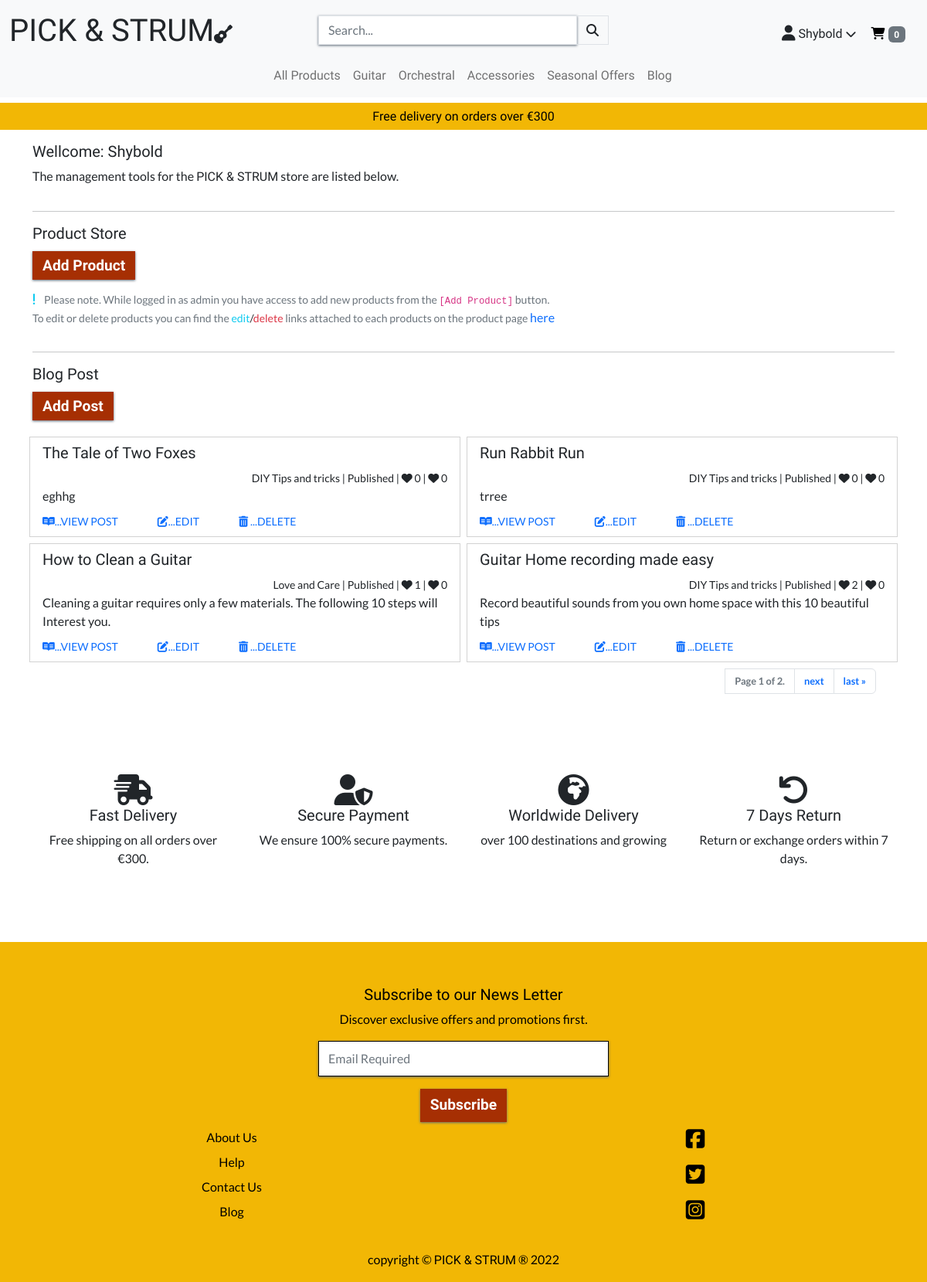
The app's page /management/ (signed in), older data.
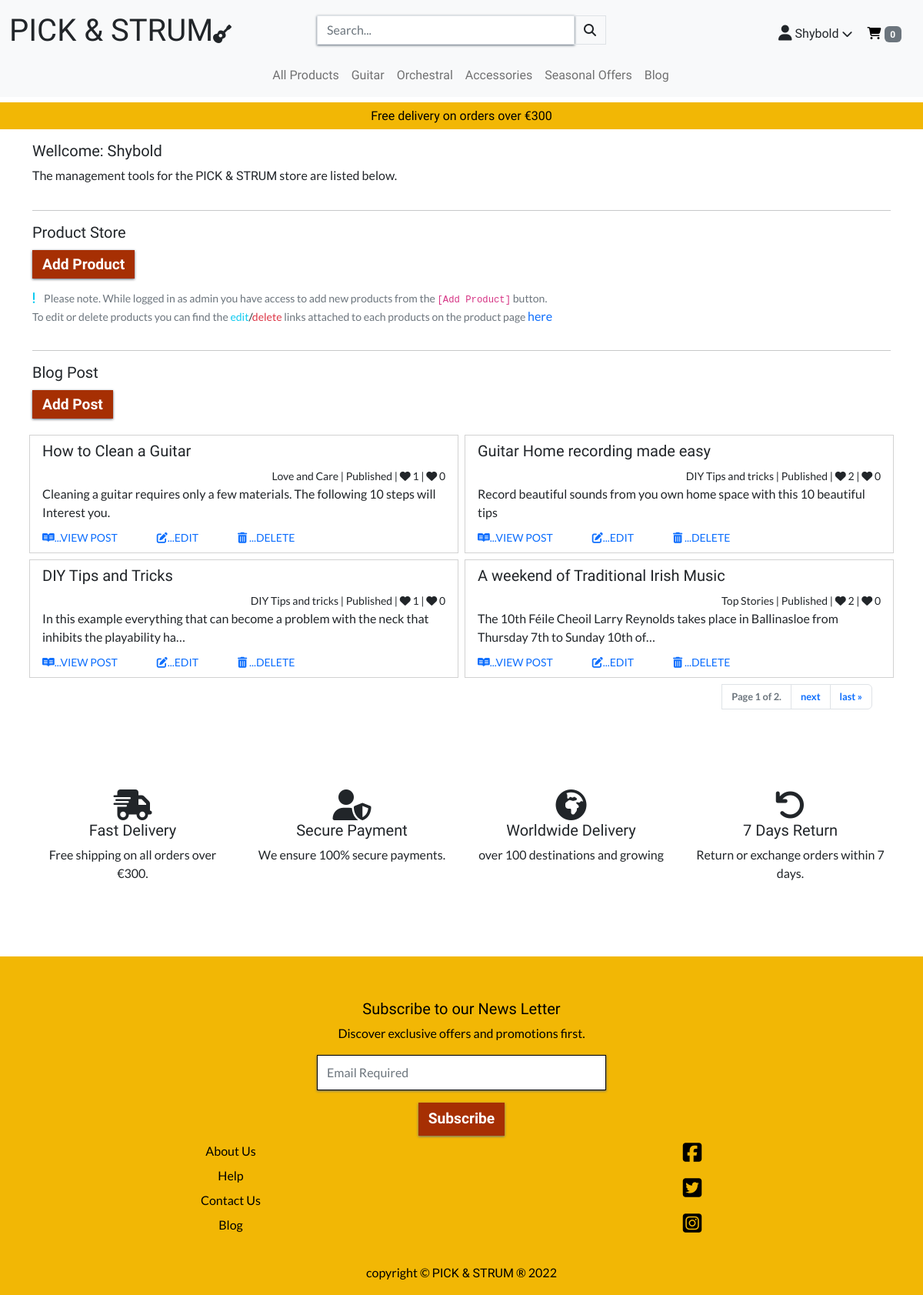
The same page, newer data.
### blog/models.py (models this page shows, shortened)
class Post(models.Model):
    title = models.CharField(max_length=100, unique=True)
    slug = models.SlugField(max_length=100, unique=True)
    author = models.ForeignKey(
        User, null=True, on_delete=models.SET_NULL)
    updated_on = models.DateTimeField(auto_now=True)
    category = models.ForeignKey(
        PostCategory, null=True, on_delete=models.SET_NULL, related_name='post')
    content = models.TextField()
    featured_image = models.ImageField(null=True, blank=True)
    excerpt = models.TextField(blank=True)
    created_on = models.DateTimeField(auto_now_add=True)
    status = models.IntegerField(choices=STATUS, default=0)
    likes = models.ManyToManyField(
        User, related_name='story_likes', blank=True
        )
    dislikes = models.ManyToManyField(
        User, related_name='story_dislikes', blank=True
        )
    class Meta:
        ordering = ["-created_on"]
    def number_of_likes(self):
        return self.likes.count()
    def number_of_dislikes(self):
        return self.dislikes.count()

class PostCategory(models.Model):
    class Meta:
        verbose_name_plural = 'PostCategories'
    name = models.CharField(max_length=254)
    friendly_name = models.CharField(max_length=254, null=True, blank=True)

### management/views.py (the view)
# urls.py: path('management/', include('management.urls')),
@login_required
def management(request):
    if not request.user.is_superuser:
        messages.error(
            request, 'Only store owners are permitted to take this action.')
        return redirect(reverse('home'))
    paginator = Paginator(
        Post.objects.all().order_by("-created_on"), 4)
    page = request.GET.get('page')
    posts = paginator.get_page(page)
    context = {
        'posts': posts,
    }
    template_name = 'management/storekeep.html'
    return render(request, template_name, context)

### cart/contexts.py (called while the page is built, shortened)
def cart_contents(request):
    cart_items = []
    total = 0
    product_count = 0
    cart = request.session.get('cart', {})
    if total < settings.FREE_DELIVERY_THRESHOLD:
        delivery = total * Decimal(settings.STANDARD_DELIVERY_PERCENTAGE / 100)
        free_delivery_delta = settings.FREE_DELIVERY_THRESHOLD - total
    else:
        delivery = 0
        free_delivery_delta = 0
    grand_total = delivery + total
    context = {
        'cart_items': cart_items,
        'total': total,
        'product_count': product_count,
        'delivery': delivery,
        'free_delivery_delta': free_delivery_delta,
        'free_delivery_threshold': settings.FREE_DELIVERY_THRESHOLD,
        'grand_total': grand_total,
    }
    return context

### management/templates/management/storekeep.html (shortened to what the changed rows need)
{% extends "base.html" %}
{% load static %}
{% block content %}
<div class="container mt-3">
    {% if request.user.is_superuser %}
    <div class="row">
        <div class="row m-0 row-cols-1 row-cols-md-2 g-2">
        {% for post in posts %}
            <div class="col">
                <div class="card h-100 rounded-0">
                    <div class="card-body py-2">
                        <h5>{{ post.title }}</h5>
                            <div class="text-end">
                                <small>
                                    {% if post.status == 1%}
                                    {{ post.category.friendly_name }} | Published | <i class="fas fa-heart"></i><span>
                                        {{ post.number_of_likes }}</span> | <i class="fas fa-heart"></i><span>
                                        {{ post.number_of_dislikes }}</span>
                                    {% else %}
                                    {{ post.category }} | Draft
                                    {% endif %}
                                </small>
                            </div>
                        <p class="m-0">{{ post.excerpt|truncatechars:100 }}</p>
                    </div>
                    <div class="card-footer bg-white border-0 pt-0">
                        {% if post.status == 1 %}
                        <a class="text-decoration-none me-5" href="{% url 'view_post' post.slug %}"><small><i class="fab fa-readme"></i>...VIEW POST</small></a>
                        <a class="text-decoration-none" href="{% url 'edit_post' post.slug %}"><small><i class="fas fa-edit"></i>...EDIT</small></a>
                        {% else %}
                        <a class="text-decoration-none" href="{% url 'edit_post' post.slug %}"><small><i class="fas fa-edit"></i>...EDIT</small></a>
                        {% endif %}
                        <a class="text-decoration-none ms-5" data-bs-toggle="modal" data-bs-target="#staticBackdrop{{post.slug}}" href=""><small><i class="fas fa-trash-alt"></i> ...DELETE</small></a>
                    </div>
                </div>
            </div>
        {% endfor %}
        </div>
    </div>
    {% else %}
    <div class="row my-5">
        <div class="col text-center">
            <h4 class="text-danger">You do not have permission to be on this page</h4>
        </div>
    </div>
    {% endif %}
</div>
{% endblock %}

Row changes from the older to the newer data that the page shows:
removed Post: title "The Tale of Two Foxes", category.friendly_name "DIY Tips and tricks", number_of_likes "0", number_of_dislikes "0", excerpt "eghhg", status 1 (drawn)
removed Post: title "Run Rabbit Run", category.friendly_name "DIY Tips and tricks", number_of_likes "0", number_of_dislikes "0", excerpt "trree", status 1 (drawn)
now on this page (row unchanged): Post: title "DIY Tips and Tricks", category.friendly_name "DIY Tips and tricks", number_of_likes "1", number_of_dislikes "0", excerpt "In this example everything that can become a problem with the neck that inhibits the playability ha…", status 1 (drawn)
now on this page (row unchanged): Post: title "A weekend of Traditional Irish Music", category.friendly_name "Top Stories", number_of_likes "2", number_of_dislikes "0", excerpt "The 10th Féile Cheoil Larry Reynolds takes place in Ballinasloe from Thursday 7th to Sunday 10th of…", status 1 (drawn)
